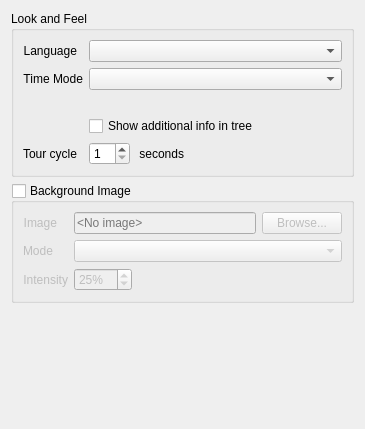
<?xml version="1.0" encoding="UTF-8"?>
<ui version="4.0">
 <class>LookAndFeelPreferencesWidget</class>
 <widget class="QWidget" name="LookAndFeelPreferencesWidget">
  <property name="geometry">
   <rect>
    <x>0</x>
    <y>0</y>
    <width>365</width>
    <height>429</height>
   </rect>
  </property>
  <layout class="QVBoxLayout" name="verticalLayout_3" stretch="0,0,1">
   <item>
    <widget class="QGroupBox" name="lookAndFeelGroupBox">
     <property name="title">
      <string>Look and Feel</string>
     </property>
     <property name="flat">
      <bool>true</bool>
     </property>
     <layout class="QFormLayout" name="formLayout">
      <item row="0" column="0">
       <widget class="QLabel" name="languageLabel">
        <property name="text">
         <string>Language</string>
        </property>
        <property name="alignment">
         <set>Qt::AlignRight|Qt::AlignTrailing|Qt::AlignVCenter</set>
        </property>
        <property name="buddy">
         <cstring>languageComboBox</cstring>
        </property>
       </widget>
      </item>
      <item row="0" column="1">
       <widget class="QComboBox" name="languageComboBox"/>
      </item>
      <item row="1" column="0">
       <widget class="QLabel" name="timeModeLabel">
        <property name="text">
         <string>Time Mode</string>
        </property>
        <property name="alignment">
         <set>Qt::AlignRight|Qt::AlignTrailing|Qt::AlignVCenter</set>
        </property>
        <property name="buddy">
         <cstring>timeModeComboBox</cstring>
        </property>
       </widget>
      </item>
      <item row="1" column="1">
       <widget class="QComboBox" name="timeModeComboBox"/>
      </item>
      <item row="2" column="1">
       <widget class="QLabel" name="timeModeWarningLabel">
        <property name="text">
         <string/>
        </property>
        <property name="wordWrap">
         <bool>true</bool>
        </property>
       </widget>
      </item>
      <item row="3" column="1">
       <widget class="QCheckBox" name="showIpInTreeCheckBox">
        <property name="text">
         <string>Show additional info in tree</string>
        </property>
       </widget>
      </item>
      <item row="4" column="0">
       <widget class="QLabel" name="tourCycleTimeLabel">
        <property name="text">
         <string>Tour cycle</string>
        </property>
        <property name="alignment">
         <set>Qt::AlignRight|Qt::AlignTrailing|Qt::AlignVCenter</set>
        </property>
        <property name="buddy">
         <cstring>tourCycleTimeSpinBox</cstring>
        </property>
       </widget>
      </item>
      <item row="4" column="1">
       <layout class="QHBoxLayout" name="horizontalLayout_4" stretch="0,1">
        <item>
         <widget class="QSpinBox" name="tourCycleTimeSpinBox">
          <property name="minimum">
           <number>1</number>
          </property>
         </widget>
        </item>
        <item>
         <widget class="QLabel" name="cycleHintLabel">
          <property name="text">
           <string> seconds</string>
          </property>
         </widget>
        </item>
       </layout>
      </item>
     </layout>
    </widget>
   </item>
   <item>
    <widget class="QGroupBox" name="imageGroupBox">
     <property name="title">
      <string>Background Image</string>
     </property>
     <property name="flat">
      <bool>true</bool>
     </property>
     <property name="checkable">
      <bool>true</bool>
     </property>
     <property name="checked">
      <bool>false</bool>
     </property>
     <layout class="QFormLayout" name="formLayout_3">
      <item row="0" column="0">
       <widget class="QLabel" name="imageNameLabel">
        <property name="text">
         <string>Image</string>
        </property>
        <property name="alignment">
         <set>Qt::AlignRight|Qt::AlignTrailing|Qt::AlignVCenter</set>
        </property>
        <property name="buddy">
         <cstring>imageNameLineEdit</cstring>
        </property>
       </widget>
      </item>
      <item row="0" column="1">
       <layout class="QHBoxLayout" name="horizontalLayout">
        <item>
         <widget class="QLineEdit" name="imageNameLineEdit">
          <property name="readOnly">
           <bool>true</bool>
          </property>
          <property name="placeholderText">
           <string notr="true">&lt;No image&gt;</string>
          </property>
         </widget>
        </item>
        <item>
         <widget class="QPushButton" name="imageSelectButton">
          <property name="text">
           <string>Browse...</string>
          </property>
         </widget>
        </item>
       </layout>
      </item>
      <item row="1" column="0">
       <widget class="QLabel" name="imageModeLabel">
        <property name="text">
         <string>Mode</string>
        </property>
        <property name="alignment">
         <set>Qt::AlignRight|Qt::AlignTrailing|Qt::AlignVCenter</set>
        </property>
        <property name="buddy">
         <cstring>imageModeComboBox</cstring>
        </property>
       </widget>
      </item>
      <item row="2" column="0">
       <widget class="QLabel" name="imageOpacityLabel">
        <property name="text">
         <string>Intensity</string>
        </property>
        <property name="alignment">
         <set>Qt::AlignRight|Qt::AlignTrailing|Qt::AlignVCenter</set>
        </property>
        <property name="buddy">
         <cstring>imageOpacitySpinBox</cstring>
        </property>
       </widget>
      </item>
      <item row="2" column="1">
       <layout class="QHBoxLayout" name="horizontalLayout_3">
        <item>
         <widget class="QSpinBox" name="imageOpacitySpinBox">
          <property name="suffix">
           <string>%</string>
          </property>
          <property name="minimum">
           <number>1</number>
          </property>
          <property name="maximum">
           <number>100</number>
          </property>
          <property name="value">
           <number>25</number>
          </property>
         </widget>
        </item>
        <item>
         <spacer name="horizontalSpacer_7">
          <property name="orientation">
           <enum>Qt::Horizontal</enum>
          </property>
          <property name="sizeHint" stdset="0">
           <size>
            <width>40</width>
            <height>20</height>
           </size>
          </property>
         </spacer>
        </item>
       </layout>
      </item>
      <item row="1" column="1">
       <widget class="QComboBox" name="imageModeComboBox"/>
      </item>
     </layout>
    </widget>
   </item>
   <item>
    <spacer name="verticalSpacer">
     <property name="orientation">
      <enum>Qt::Vertical</enum>
     </property>
     <property name="sizeHint" stdset="0">
      <size>
       <width>20</width>
       <height>40</height>
      </size>
     </property>
    </spacer>
   </item>
  </layout>
 </widget>
 <tabstops>
  <tabstop>languageComboBox</tabstop>
  <tabstop>timeModeComboBox</tabstop>
  <tabstop>showIpInTreeCheckBox</tabstop>
  <tabstop>tourCycleTimeSpinBox</tabstop>
  <tabstop>imageNameLineEdit</tabstop>
  <tabstop>imageSelectButton</tabstop>
  <tabstop>imageModeComboBox</tabstop>
  <tabstop>imageOpacitySpinBox</tabstop>
 </tabstops>
 <resources/>
 <connections/>
</ui>
